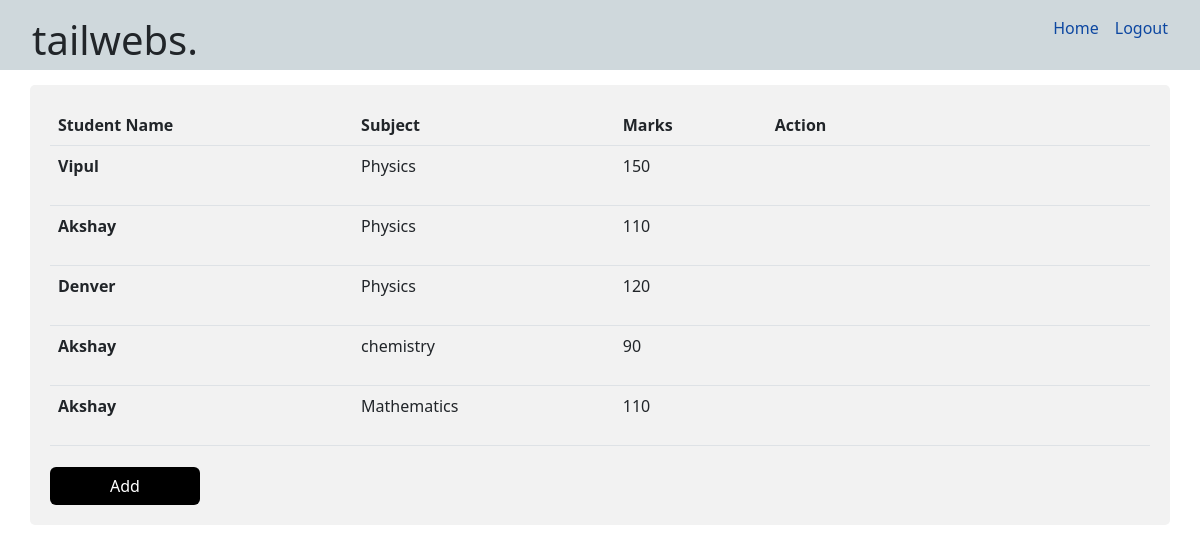
Page /HomePage/ (signed in) on the earlier database version.
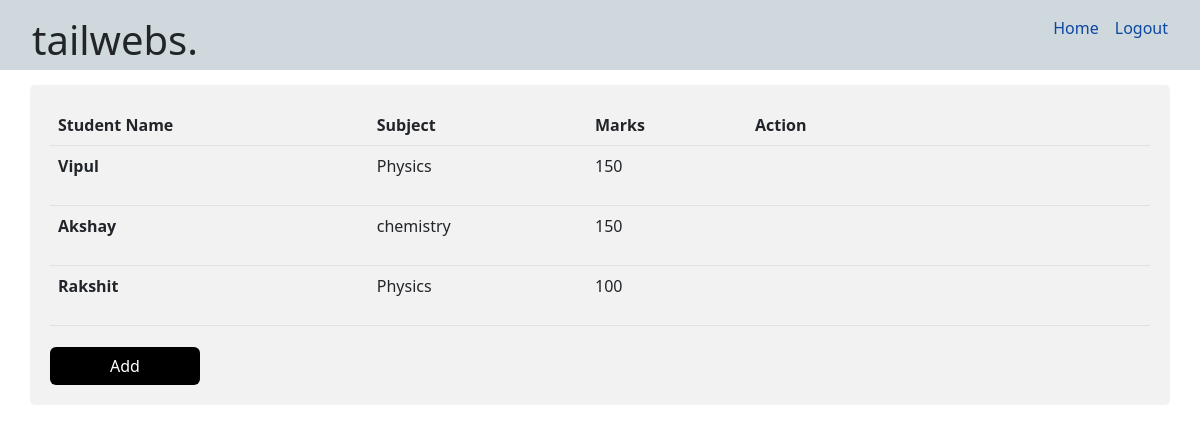
Same page on the later database version.
### TeacherPortal/models.py (models this page shows, shortened)
class Student(models.Model):
    Name=models.CharField(max_length=250)
    Subject=models.CharField(max_length=250)
    Marks=models.CharField(max_length=20)

### TeacherPortal/views.py (the view)
# urls.py: 2. Add a URL to urlpatterns:  path('', Home.as_view(), name='home')
def Home(request):
    Student_list=Student.objects.all()
    return render(request,"Home.html",{"Student_list":Student_list})

### Templates/Home.html (shortened to what this page needs)
{% extends 'Base.html' %}
{% block content %}
<div class="container">
    <center>
<table class="table table-hover">
    <thead>
        <tr>
          <th scope="col">Student Name</th>
          <th scope="col">Subject</th>
          <th scope="col">Marks</th>
          <th scope="col">Action</th>
        </tr>
      </thead>
      <tbody>
        {% for students in Student_list%}
        <tr>
          <th scope="row">{{students.Name}}</th>
          <td scope="row">{{students.Subject}}</td>
          <td scope="row" >{{students.Marks}}</td>
          <td scope="row">
          </td>
        </tr>
    {% endfor %}
      </tbody>
  </table>
</center>
<button class="btn" onclick="openPopup()">Add</button>
</div>
{% endblock %}

### Templates/Base.html (shortened to what this page needs)
{% load static %}
<!DOCTYPE html>
<html lang="en">
  <head>
    <link
      href="https://cdn.jsdelivr.net/npm/bootstrap-icons@1.5.0/font/bootstrap-icons.css"
      rel="stylesheet"
    />
    <link href="{% static 'css/styles.css' %}" rel="stylesheet" />
  </head>
  <body>
    {% if user.is_authenticated %}
    {% include 'Navbar.html' %}
    {% endif %}
    {% block content %}
    {% endblock %}
    <br><br><br>
    <br><br><br>
    <br><br><br>
  </body>
</html>

### Templates/Navbar.html (shortened to what this page needs)
<div class="nav">
    <h1>tailwebs.</h1>
    <ul>
    <li><a href="{% url 'Home' %}">Home</a></li>
    <li><a href="{% url 'logout_user' %}">Logout</a></li>
    </ul>
  </div>

### Templates/Navbar.html (style rules this page uses)
* { padding: 0; margin: 0; }
.nav { display: flex; justify-content: space-between; padding: 1rem 2rem; background: #cfd8dc; height: 70px ; }
.nav ul { display: flex; list-style: none; }
.nav li { padding-left: 1rem; }
.nav a { text-decoration: none; color: #0d47a1 }

### Templates/Home.html (style rules this page uses)
.btn { margin-top: 5px; width: 150px; background-color:black; color:white; }
.container { margin-top: 15px; border-radius: 5px; background-color: #f2f2f2; padding: 20px; }
a { text-decoration: none; color: white; }

Differences in the rows shown:
removed Student: Name "Akshay", Subject "Physics", Marks "110"
removed Student: Name "Denver", Subject "Physics", Marks "120"
removed Student: Name "Akshay", Subject "Mathematics", Marks "110"
changed Student "Akshay": Marks "90" → "150"
added Student: Name "Rakshit", Subject "Physics", Marks "100"
